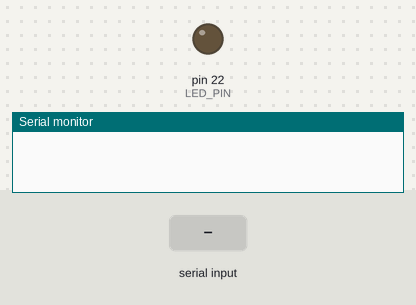
This sketch was run on a simulated Arduino Mega 2560, built with avr-gcc and run on an emulated ATmega2560. On the bench: output pins drawn as LEDs (lit = HIGH), the last lines printed to the serial monitor. The inputs (shaded band) are chosen by the test bench.

Above: at 1.2 s.
1.3 s: "1\n" received over Serial
At 1.8 s:
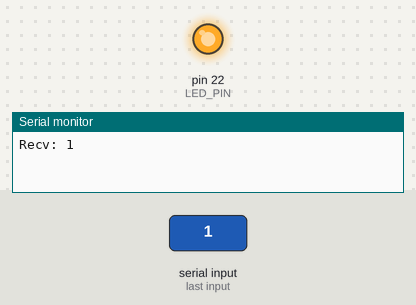
3.0 s: "0\n" received over Serial
At 4.1 s:
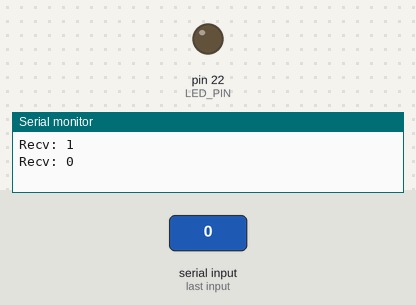
4.5 s: "2\n" received over Serial
At 5.2 s:
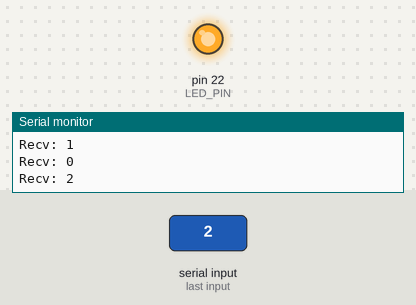
Timing chart, 0 to 7.5 s (numbered marks = the images above; inputs shaded):
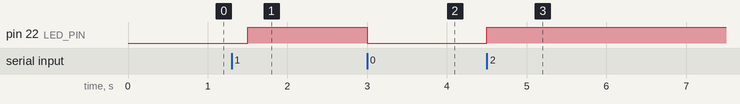

Measured:
- after the input at 1.3 s, pin 22 (LED_PIN): LOW → HIGH after 0.20 s
- after the input at 3.0 s, pin 22 (LED_PIN): HIGH → LOW at once
- after the input at 4.5 s, pin 22 (LED_PIN): LOW → HIGH at once

The sketch:

helloWorldReader.ino
```cpp
//Constants
//  Transmission / Reception pin (1 = Tx, 0 = Rx)
const char TX_RX_PIN = 2;
//  LED Pin
const char LED_PIN = 22;
//  Serial baud rate
const unsigned long BAUD = 115200;

//Global Vars
//  LED Toggle Var
bool LED_SET_ON = 0;

//Initialization
void setup() {

  //Serial Communications
  Serial.begin(BAUD);

  //Configure TxRx Pin
  pinMode(TX_RX_PIN, OUTPUT);

  //Configure LED Pin
  pinMode(LED_PIN, OUTPUT);

  //Set to sender
  digitalWrite(TX_RX_PIN, LOW);

}

//Forever
void loop() {

  //Receive Message
  if(Serial.available() > 0){

    //Read string in until return
    String inbound = Serial.readStringUntil('\n');

    //Print string received
    Serial.print("Recv: ");
    Serial.println(inbound);

    //Toggle LED
    LED_SET_ON = !LED_SET_ON;

    digitalWrite(LED_PIN,LED_SET_ON);

  }

  //2 Hz freq
  delay(500);

}
```
